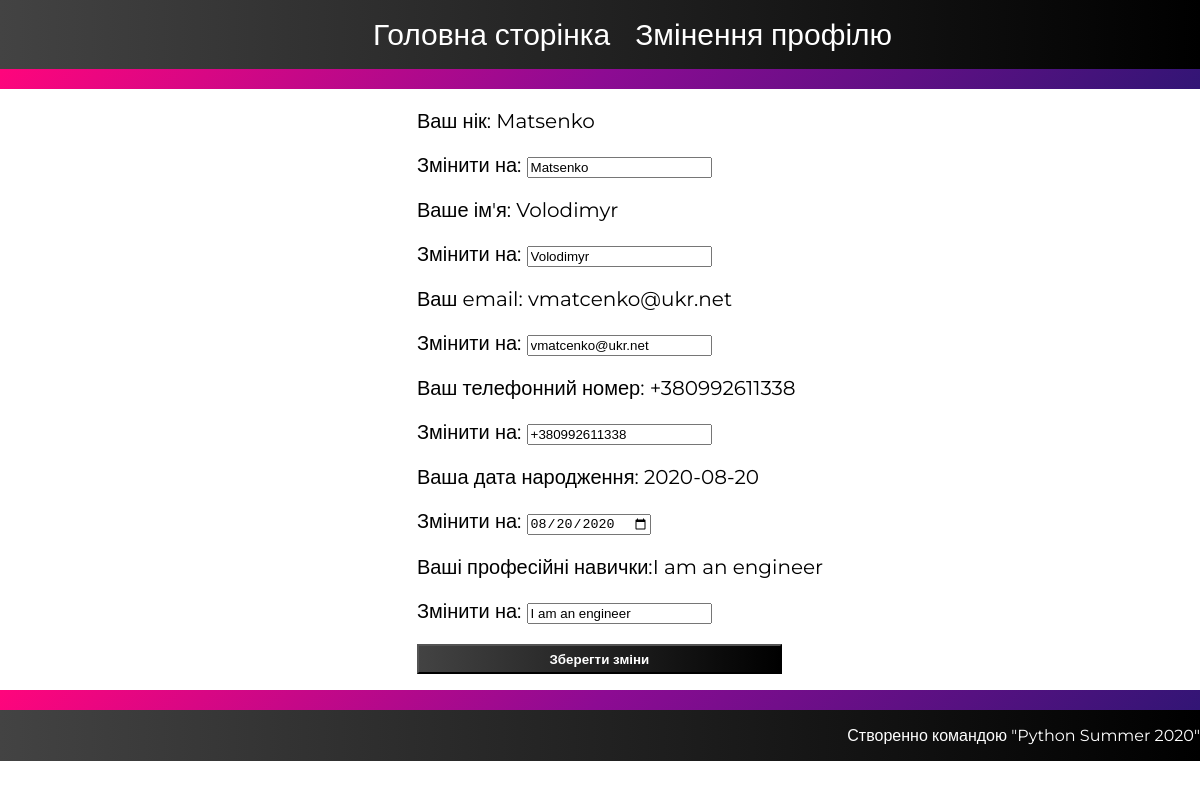
Page /profile/change/data (signed in) on the earlier database version.
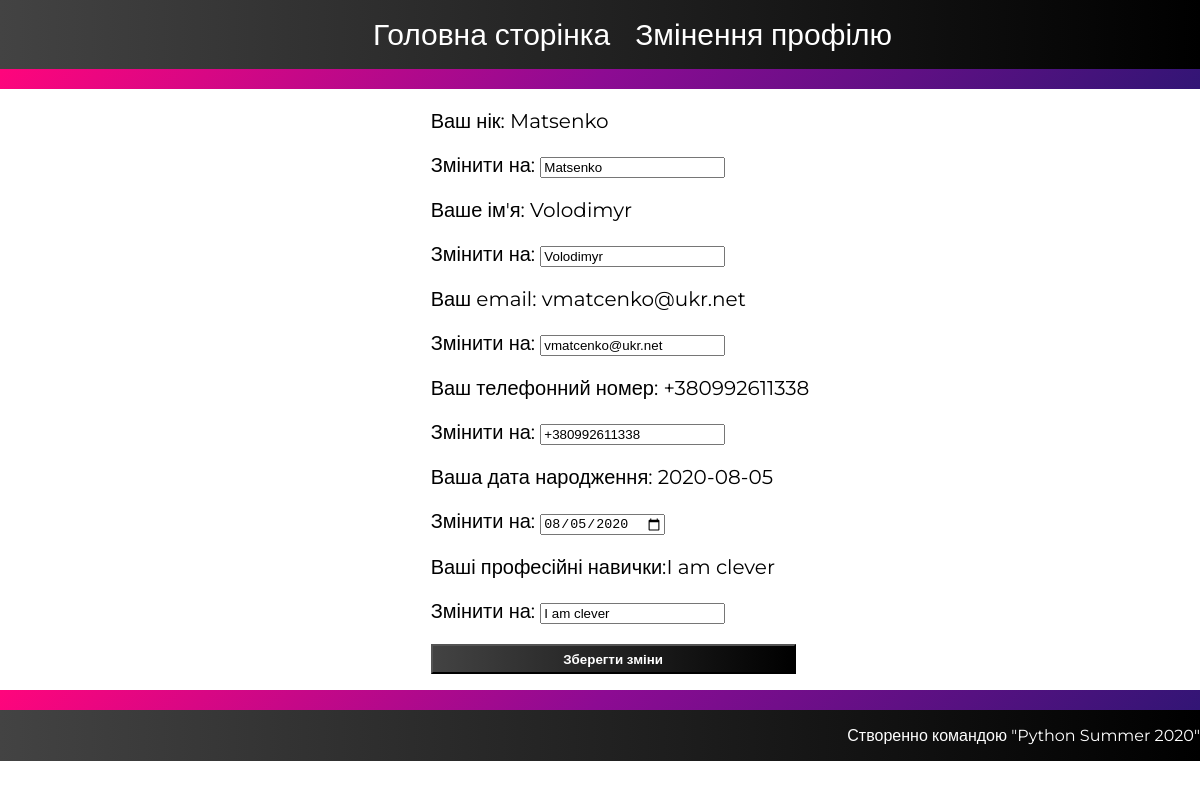
Same page on the later database version.
### tables this page shows
CREATE TABLE user_tab (
  id  INTEGER  PRIMARY KEY,  
  username TEXT UNIQUE NOT NULL,
  password TEXT NOT NULL,
  name TEXT  NOT NULL,
  email TEXT UNIQUE NOT NULL,
  telephone_number TEXT  NOT NULL ,
  birthday TEXT NOT NULL,
  prof_skills TEXT NOT NULL,
  isMentor BOOLEAN NOT NULL

);

### flaskr/main.py (the view, shortened to what this page needs)
@bp.route('/profile/change/data', methods=('GET', 'POST'))
def profile_change_data():
    if request.method == 'GET':
        return render_template("profile_change_data.html")

### flaskr/auth.py (called while the page is built)
@bp.before_app_request
def load_logged_in_user():
    user_id = session.get('user_id')
    if user_id is None:
        g.user = None
    else:
        g.user = get_db().execute(
            'SELECT * FROM user_tab WHERE id = ?', (user_id,)
        ).fetchone()

### flaskr/db.py (called while the page is built)
def get_db():
    if 'db' not in g:
        g.db = sqlite3.connect(
            current_app.config['DATABASE'],
            detect_types=sqlite3.PARSE_DECLTYPES
        )
        g.db.row_factory = sqlite3.Row
    return g.db

### flaskr/templates/profile_change_data.html (shortened to what this page needs)
<!DOCTYPE html>
<html lang="en">
<head>
</head>
<body>
    <header>
        <ul>
            <li><a href="{{url_for('home')}}">Головна сторінка</a></li>
            <li><a href="">Змінення профілю</a></li>
        </ul>
    </header>
    <div class="background">
    </div>
    {% if g.user %}
    <div class="data">
        <form method="post" action="/profile/change/data" class="profile_changes">
        <ul>
            <li>
                <p>Ваш нік: {{g.user['username']}}
                <p>Змінити на: <input id="username" name="username" value="{{g.user['username']}}"></p>
            </li>
            <li>
                <p>Ваше ім'я: {{g.user['name']}} </p>
                <p>Змінити на: <input id="name" type="text"name="name" value="{{g.user['name']}}"></p>
            </li>
            <li>
                <p>Ваш email: {{g.user['email']}}</p>
                <p>Змінити на: <input id="email"   type="email"name="email" value="{{g.user['email']}}"></p>
            </li>
            <li>
                <p>Ваш телефонний номер: {{g.user['telephone_number']}}</p>
                <p>Змінити на: <input id="telephone_number" type="tel" name="telephone_number"
                        value="{{g.user['telephone_number']}}"></p>
            </li>
            <li>
                <p>Ваша дата народження: {{g.user['birthday']}}</p>
                <p>Змінити на: <input id="birthday" name="birthday"  type="date" value="{{g.user['birthday']}}"></p>
            </li>
            <li>
                <p>Ваші професійні навички:{{g.user['prof_skills']}}</p>
                <p>Змінити на: <input id="prof_skills" name="prof_skills" type="text "value="{{g.user['prof_skills']}}"></p>
            </li>
            <li>
                    <button style="width:365px;height:30px; font-family: 'Montserrat', sans-serif;"><b>Зберегти
                            зміни</b></button>
            </li>
        </ul>
    </form>
    </div>
    <div class="background">
    </div>
    {% endif %}
    <footer>
        <p>Створенно командою "Python Summer 2020"</p>
    </footer>
</body>
</html>

Differences in the rows shown:
changed user_tab "Matsenko": user.birthday "2020-08-20" → "2020-08-05"; birthday "08/20/2020" → "08/05/2020"; user.prof_skills "I am an engineer" → "I am clever"
Other differences:
form field prof_skills: "I am an engineer" → "I am clever"
